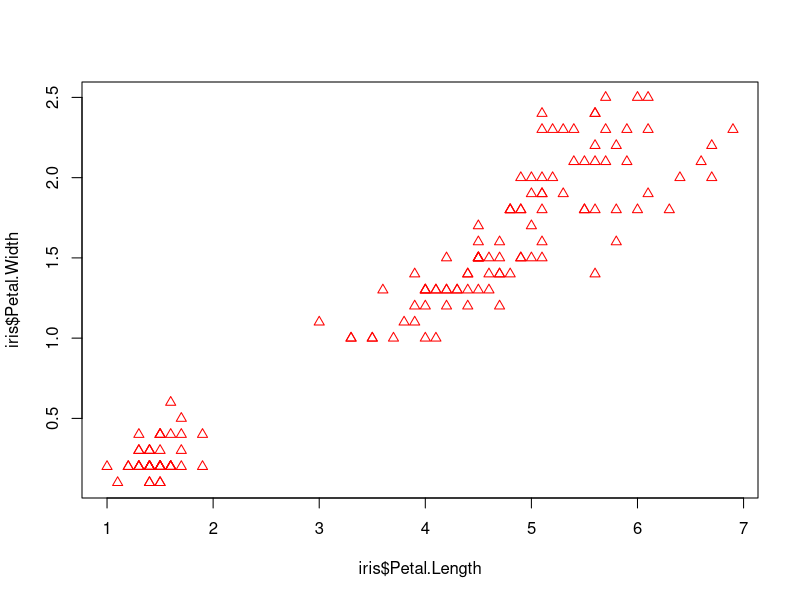
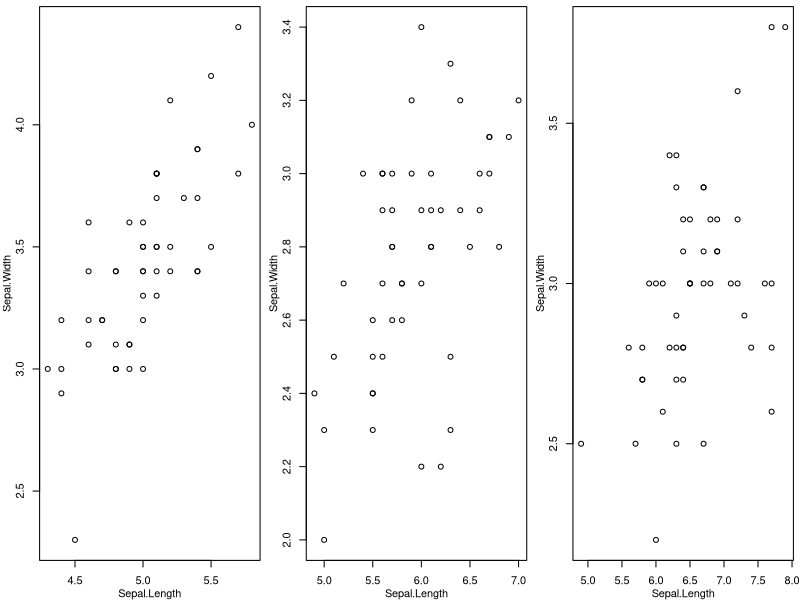
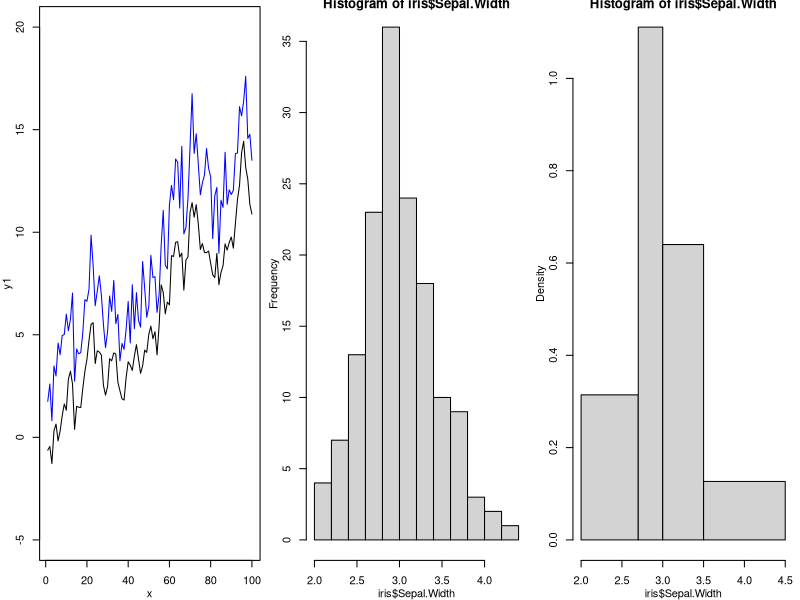
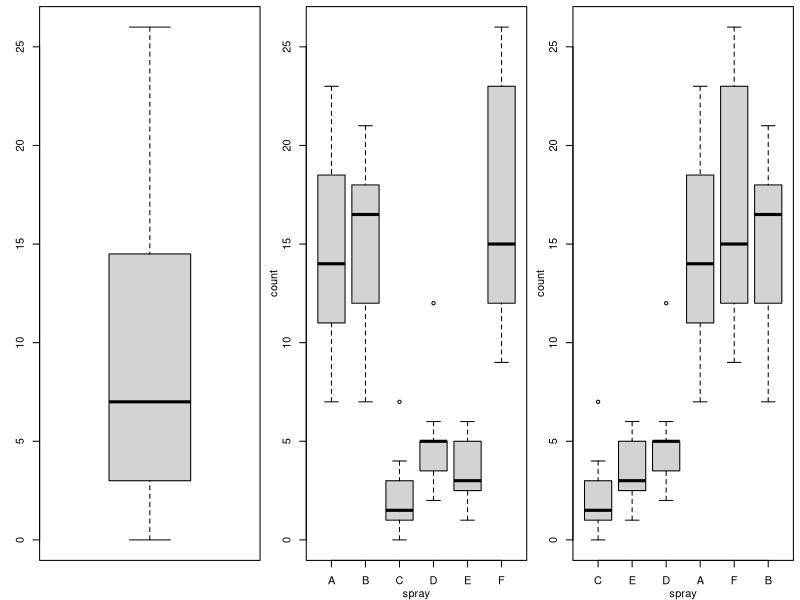
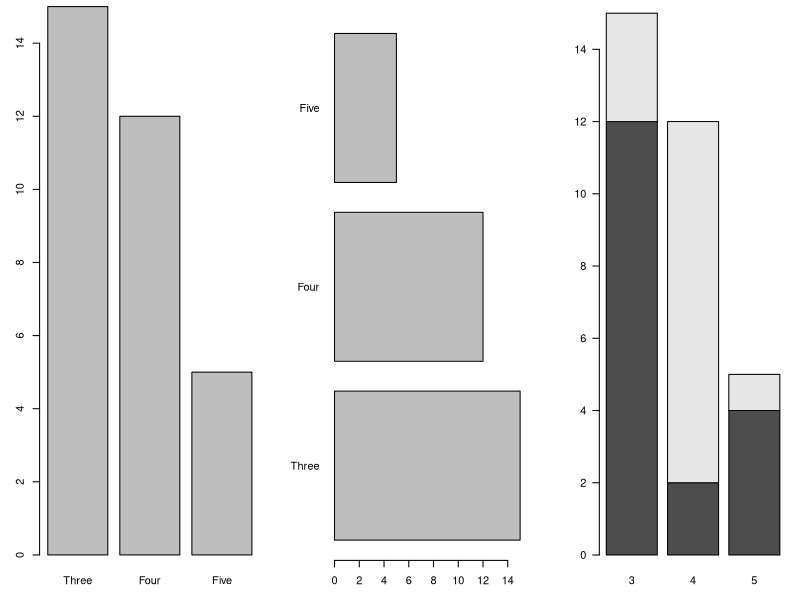
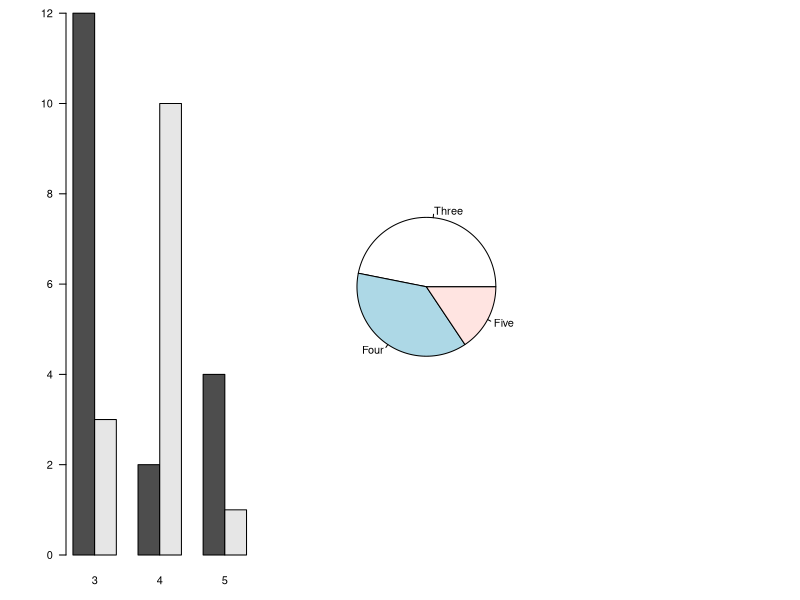

R code for these plots, in order:
## ---- chunk 1
plot(iris$Petal.Length, iris$Petal.Width, 
     col = "red", pch = 2)
## ---- chunk 2
par(mar = c(3, 3, 0.5, 0.5), oma = rep.int(0, 4), mgp = c(2, 1, 0))
species = levels(iris$Species)
plot_numbers = seq_along(species)
layout(matrix(plot_numbers, ncol = 3, byrow = TRUE))
for(s in species) {
  data.by.species = subset(iris, Species == s)
  with(data.by.species, plot(Sepal.Length, Sepal.Width))
}
## ---- chunk 3
set.seed(1)
y1 <- cumsum(rnorm(100))
x <- seq_along(y1)
plot(x, y1, type = "l", ylim = c(-5, 20))
y2 <- y1 + abs(rnorm(100, 3))
lines(x, y2, col = "blue")
## ---- chunk 4
hist(iris$Sepal.Width)
hist(iris$Sepal.Width, breaks = c(2, 2.7, 3, 3.5, 4.5))
## ---- chunk 5
boxplot(InsectSprays$count)
# draw for count according to spray
boxplot(count ~ spray, data = InsectSprays)
# define data frame to order
my.InsectSprays <- within(InsectSprays,  spray <- (reorder(spray, count, median)))
boxplot(count ~ spray, data = my.InsectSprays)
## ---- chunk 6
gear.table <- table(mtcars$gear)
barplot(gear.table, names.arg = c("Three", "Four", "Five"))
par(las = 1, mar = c(3, 5, 1, 1))
barplot(gear.table, names.arg = c("Three", "Four", "Five"), horiz = TRUE)
## ---- chunk 7
gear.table2 <- table(mtcars$vs, mtcars$gear)
barplot(gear.table2)
barplot(gear.table2, beside = TRUE)
## ---- chunk 8
pie(gear.table, labels = c("Three", "Four", "Five"))
